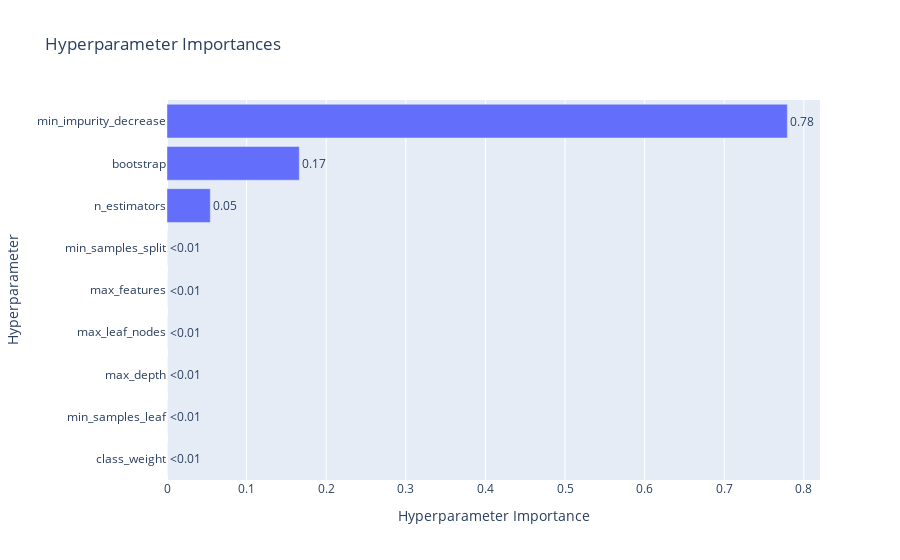

Notebook code for this chart:
### Code cell
plot_param_importances(tests.optuna_study)

### Figure 1 — Plotly figure (JSON) as saved in the notebook; plotly's stock layout.template omitted (floating-point values rounded to 4 significant figures)
{"data": [{"cliponaxis": false, "hovertemplate": ["class_weight (CategoricalDistribution): 0.0<extra></extra>", "min_samples_leaf (CategoricalDistribution): 1.574335749716686e-10<extra></extra>", "max_depth (CategoricalDistribution): 4.015871755218156e-10<extra></extra>", "max_leaf_nodes (CategoricalDistribution): 1.7705554194797333e-07<extra></extra>", "max_features (CategoricalDistribution): 8.690581646587835e-07<extra></extra>", "min_samples_split (CategoricalDistribution): 6.559894922278164e-05<extra></extra>", "n_estimators (CategoricalDistribution): 0.05442404650153682<extra></extra>", "bootstrap (CategoricalDistribution): 0.16619539298942765<extra></extra>", "min_impurity_decrease (FloatDistribution): 0.7793139148870855<extra></extra>"], "name": "Objective Value", "orientation": "h", "text": ["<0.01", "<0.01", "<0.01", "<0.01", "<0.01", "<0.01", "0.05", "0.17", "0.78"], "textposition": "outside", "type": "bar", "x": [0, 1.574e-10, 4.016e-10, 1.771e-07, 8.691e-07, 6.56e-05, 0.05442, 0.1662, 0.7793], "y": ["class_weight", "min_samples_leaf", "max_depth", "max_leaf_nodes", "max_features", "min_samples_split", "n_estimators", "bootstrap", "min_impurity_decrease"]}], "layout": {"title": {"text": "Hyperparameter Importances"}, "xaxis": {"title": {"text": "Hyperparameter Importance"}}, "yaxis": {"title": {"text": "Hyperparameter"}}}}
